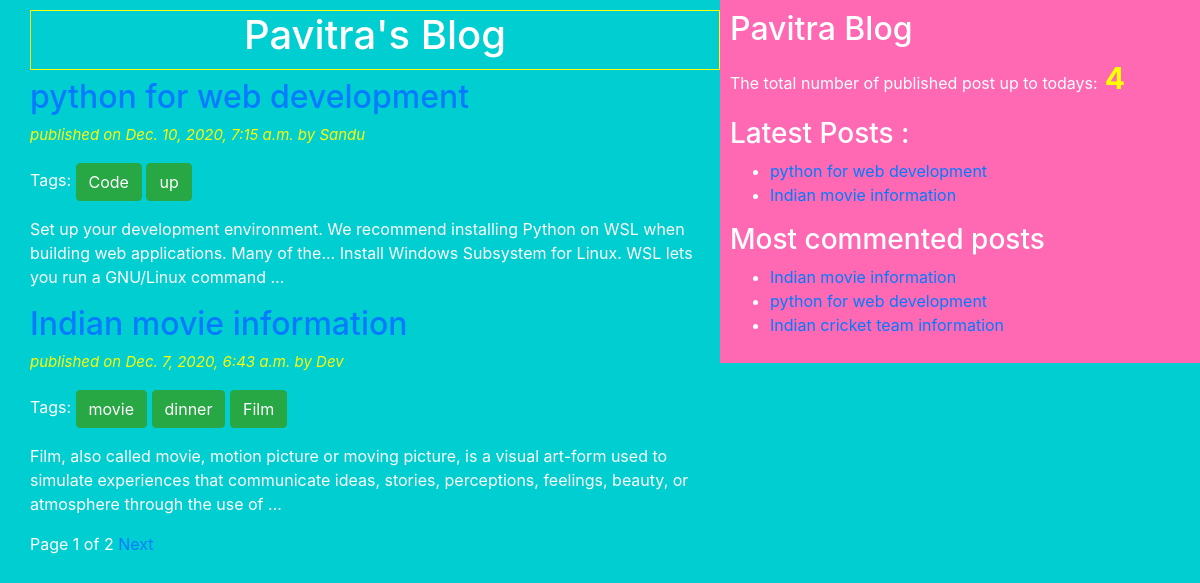
The page / on the database its author committed.
### blogapp/models.py (models this page shows, shortened)
class Post(models.Model):
	STATUS_CHOICES=(('draft','Draft'),('published','Published'))
	title = models.CharField(max_length=50)
	slug = models.SlugField(max_length=50,unique_for_date='publish')
	author=models.ForeignKey(User,related_name='blog_posts',on_delete=models.CASCADE)
	body = models.TextField()
	publish = models.DateTimeField(default=timezone.now)
	created = models.DateTimeField(auto_now_add=True)
	updated=models.DateTimeField(auto_now=True)
	status = models.CharField(max_length=50,choices=STATUS_CHOICES,default='draft')
	objects=CustomManager()
	tags=TaggableManager()
	class Meta:
		ordering=('-publish',)
	def get_absolute_url(self):
		return reverse('post_detail',args=[self.publish.year,self.publish.strftime('%m'),self.publish.strftime('%d'),self.slug])

### blogapp/views.py (the view)
# urls.py: path('',views.PostListView.as_view()),#paginator class url
class PostListView(ListView):
	model=Post
	paginate_by=2

### blogapp/models.py (called while the page is built)
	def get_queryset(self):
		return super().get_queryset().filter(status='published')

### blogapp/templatetags/blog_tags.py (called while the page is built)
@register.simple_tag(name='my_tag')
def total_posts():
	return Post.objects.count()

@register.inclusion_tag('blogapp/latest_posts.html')
def show_latest_posts():
	latest_posts=Post.objects.order_by('-publish')[:2]
	return {'latest_posts':latest_posts}

@register.simple_tag()
def get_most_commented_posts(count=3):
	return Post.objects.annotate(total_comments=Count('comments')).order_by('-total_comments')[:count]

### templates/blogapp/post_list.html (shortened to what this page needs)
{% extends "blogapp/base.html" %}
{% block content_block %}
	<h1>Pavitra's Blog</h1>
	{% for post in post_list %}
		<a href="{{ post.get_absolute_url }}"><h2>{{ post.title }}</h2></a>
		<p id="date">published on {{post.publish}} by {{post.author|title}}</p>
		<p>
			Tags:
			{% for tag in post.tags.all  %}
				<a href="{% url 'post_list_by_tag_name' tag.slug %}" class="btn btn-success"> {{tag.name}} </a>
			{% endfor %}
		</p>
		{{post.body|truncatewords:30|linebreaks}}
	{% endfor %}
		{% include "blogapp/paginator.html" with page=page_obj%}
{% endblock content_block %}

### templates/blogapp/base.html (shortened to what this page needs)
<!DOCTYPE html>
{% load blog_tags %}
{% load static %}
<html  lang="en" dir="ltr">
<head>
	<link rel="stylesheet" href="https://cdn.jsdelivr.net/npm/bootstrap@4.5.3/dist/css/bootstrap.min.css">
	<link rel="stylesheet" type="text/css" href="{% static "css/blog.css" %}">
</head>
<body>
	<div class="content">
		{% block content_block %}
		{% endblock content_block %}
	</div>
	<div class="sidebar">
		<h2>Pavitra Blog</h2>
		<p>The total number of published post up to todays:<span id="pcount"> {% my_tag %}</span></p>
		<h3>Latest Posts :</h3>{% show_latest_posts %}
		<h3>Most commented posts</h3>
		{% get_most_commented_posts as m_c_p%}
		<ul>
			{% for post in m_c_p %}
			<li><a href="{{ post.get_absolute_url }}">{{post.title}}</a></li>
			{% endfor %}
		</ul>
	</div>
</body>
</html>

### templates/blogapp/paginator.html (shortened to what this page needs)
<div class="paginator">
	<span>Page {{page.number}} of {{page.paginator.num_pages}}</span>
	{% if page.has_next %}
		<a href="?page={{page.next_page_number}}">Next</a>
	{% endif %}
</div>

### templates/blogapp/latest_posts.html
<ul>
	{% for post in latest_posts %}
		<li><a href="{{post.get_absolute_url}}">{{post.title}}</a></li>
	{% endfor %}
</ul>

### static/css/blog.css (style rules this page uses)
.content { width: 60%; float: left; padding: 10px 0 0 30px; background: rgb(0,206,209); height: 100%; }
.sidebar { width: 40%; float: right; padding: 10px; background: rgb(255,105,180); height: 100%; }
h1 { text-align: center; border: 1px solid yellow; padding-bottom: 10px; }
body { color: white; background-color: rgb(0,206,209); }
#date { color: yellow; font-size: 15px; font-style: italic; }
#pcount { font-size: 30px; color: yellow; font-weight: bold; }

### rows shown on the page
Post: title "python for web development", publish "Dec. 10, 2020, 7:15 a.m.", author "Sandu", body "Set up your development environment. We recommend installing Python on WSL when building web applications. Many of the... Install Windows Subsystem for Linux. WSL lets you run a GNU/Linux command …"
Tag: name "Code"
Tag: name "up"
Post: title "Indian movie information", publish "Dec. 7, 2020, 6:43 a.m.", author "Dev", body "Film, also called movie, motion picture or moving picture, is a visual art-form used to simulate experiences that communicate ideas, stories, perceptions, feelings, beauty, or atmosphere through the use of …"
Tag: name "movie"
Tag: name "dinner"
Tag: name "Film"
Post: title "Indian cricket team information"

### other values the page prints
{{ page.number }} "1"
{{ page.paginator.num_pages }} "2"
